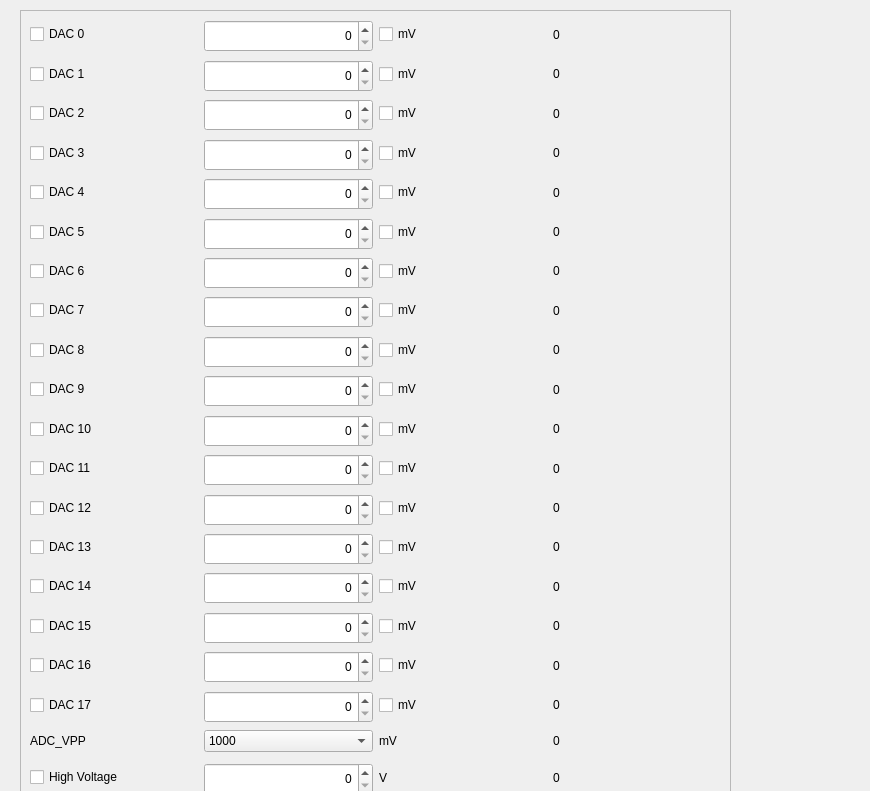
<?xml version="1.0" encoding="UTF-8"?>
<ui version="4.0">
 <class>Form</class>
 <widget class="QWidget" name="Form">
  <property name="geometry">
   <rect>
    <x>0</x>
    <y>0</y>
    <width>870</width>
    <height>791</height>
   </rect>
  </property>
  <property name="minimumSize">
   <size>
    <width>870</width>
    <height>791</height>
   </size>
  </property>
  <property name="maximumSize">
   <size>
    <width>2000</width>
    <height>2000</height>
   </size>
  </property>
  <property name="baseSize">
   <size>
    <width>711</width>
    <height>791</height>
   </size>
  </property>
  <property name="windowTitle">
   <string>Form</string>
  </property>
  <widget class="QFrame" name="frame_2">
   <property name="geometry">
    <rect>
     <x>20</x>
     <y>10</y>
     <width>711</width>
     <height>791</height>
    </rect>
   </property>
   <property name="minimumSize">
    <size>
     <width>711</width>
     <height>791</height>
    </size>
   </property>
   <property name="maximumSize">
    <size>
     <width>1000</width>
     <height>1000</height>
    </size>
   </property>
   <property name="frameShape">
    <enum>QFrame::StyledPanel</enum>
   </property>
   <property name="frameShadow">
    <enum>QFrame::Sunken</enum>
   </property>
   <layout class="QGridLayout" name="gridLayout_13">
    <property name="verticalSpacing">
     <number>11</number>
    </property>
    <item row="1" column="0">
     <widget class="QCheckBox" name="checkBoxDAC1">
      <property name="acceptDrops">
       <bool>false</bool>
      </property>
      <property name="toolTip">
       <string>Unchecking will set DAC in tristate (sends -100).&lt;br&gt;
Checking sends nothing to DAC</string>
      </property>
      <property name="text">
       <string>DAC 1</string>
      </property>
     </widget>
    </item>
    <item row="14" column="2">
     <widget class="QCheckBox" name="checkBoxDAC14mV">
      <property name="toolTip">
       <string>Checking or unchecking this will only get DAC values on the right (with this condition).&lt;br&gt;
Only pressing enter on spinbox will set DAC (with this condition).</string>
      </property>
      <property name="text">
       <string>mV</string>
      </property>
     </widget>
    </item>
    <item row="7" column="0">
     <widget class="QCheckBox" name="checkBoxDAC7">
      <property name="acceptDrops">
       <bool>false</bool>
      </property>
      <property name="toolTip">
       <string>Unchecking will set DAC in tristate (sends -100).&lt;br&gt;
Checking sends nothing to DAC</string>
      </property>
      <property name="text">
       <string>DAC 7</string>
      </property>
     </widget>
    </item>
    <item row="8" column="0">
     <widget class="QCheckBox" name="checkBoxDAC8">
      <property name="acceptDrops">
       <bool>false</bool>
      </property>
      <property name="toolTip">
       <string>Unchecking will set DAC in tristate (sends -100).&lt;br&gt;
Checking sends nothing to DAC</string>
      </property>
      <property name="text">
       <string>DAC 8</string>
      </property>
     </widget>
    </item>
    <item row="11" column="2">
     <widget class="QCheckBox" name="checkBoxDAC11mV">
      <property name="toolTip">
       <string>Checking or unchecking this will only get DAC values on the right (with this condition).&lt;br&gt;
Only pressing enter on spinbox will set DAC (with this condition).</string>
      </property>
      <property name="text">
       <string>mV</string>
      </property>
     </widget>
    </item>
    <item row="6" column="2">
     <widget class="QCheckBox" name="checkBoxDAC6mV">
      <property name="toolTip">
       <string>Checking or unchecking this will only get DAC values on the right (with this condition).&lt;br&gt;
Only pressing enter on spinbox will set DAC (with this condition).</string>
      </property>
      <property name="text">
       <string>mV</string>
      </property>
     </widget>
    </item>
    <item row="15" column="0">
     <widget class="QCheckBox" name="checkBoxDAC15">
      <property name="acceptDrops">
       <bool>false</bool>
      </property>
      <property name="toolTip">
       <string>Unchecking will set DAC in tristate (sends -100).&lt;br&gt;
Checking sends nothing to DAC</string>
      </property>
      <property name="text">
       <string>DAC 15</string>
      </property>
     </widget>
    </item>
    <item row="2" column="0">
     <widget class="QCheckBox" name="checkBoxDAC2">
      <property name="acceptDrops">
       <bool>false</bool>
      </property>
      <property name="toolTip">
       <string>Unchecking will set DAC in tristate (sends -100).&lt;br&gt;
Checking sends nothing to DAC</string>
      </property>
      <property name="text">
       <string>DAC 2</string>
      </property>
     </widget>
    </item>
    <item row="12" column="2">
     <widget class="QCheckBox" name="checkBoxDAC12mV">
      <property name="toolTip">
       <string>Checking or unchecking this will only get DAC values on the right (with this condition).&lt;br&gt;
Only pressing enter on spinbox will set DAC (with this condition).</string>
      </property>
      <property name="text">
       <string>mV</string>
      </property>
     </widget>
    </item>
    <item row="10" column="3">
     <widget class="QLabel" name="labelDAC10">
      <property name="text">
       <string>0</string>
      </property>
     </widget>
    </item>
    <item row="7" column="2">
     <widget class="QCheckBox" name="checkBoxDAC7mV">
      <property name="toolTip">
       <string>Checking or unchecking this will only get DAC values on the right (with this condition).&lt;br&gt;
Only pressing enter on spinbox will set DAC (with this condition).</string>
      </property>
      <property name="text">
       <string>mV</string>
      </property>
     </widget>
    </item>
    <item row="6" column="1">
     <widget class="QSpinBox" name="spinBoxDAC6">
      <property name="minimumSize">
       <size>
        <width>0</width>
        <height>32</height>
       </size>
      </property>
      <property name="maximumSize">
       <size>
        <width>16777215</width>
        <height>32</height>
       </size>
      </property>
      <property name="toolTip">
       <string>Only accepts value range (0 - 4096). Only modifying this or pressing enter will set DAC.</string>
      </property>
      <property name="alignment">
       <set>Qt::AlignRight|Qt::AlignTrailing|Qt::AlignVCenter</set>
      </property>
      <property name="maximum">
       <number>4096</number>
      </property>
     </widget>
    </item>
    <item row="19" column="3">
     <widget class="QLabel" name="labelHighVoltage">
      <property name="text">
       <string>0</string>
      </property>
     </widget>
    </item>
    <item row="11" column="1">
     <widget class="QSpinBox" name="spinBoxDAC11">
      <property name="minimumSize">
       <size>
        <width>0</width>
        <height>32</height>
       </size>
      </property>
      <property name="maximumSize">
       <size>
        <width>16777215</width>
        <height>32</height>
       </size>
      </property>
      <property name="toolTip">
       <string>Only accepts value range (0 - 4096). Only modifying this or pressing enter will set DAC.</string>
      </property>
      <property name="alignment">
       <set>Qt::AlignRight|Qt::AlignTrailing|Qt::AlignVCenter</set>
      </property>
      <property name="maximum">
       <number>4096</number>
      </property>
     </widget>
    </item>
    <item row="14" column="0">
     <widget class="QCheckBox" name="checkBoxDAC14">
      <property name="acceptDrops">
       <bool>false</bool>
      </property>
      <property name="toolTip">
       <string>Unchecking will set DAC in tristate (sends -100).&lt;br&gt;
Checking sends nothing to DAC</string>
      </property>
      <property name="text">
       <string>DAC 14</string>
      </property>
     </widget>
    </item>
    <item row="5" column="3">
     <widget class="QLabel" name="labelDAC5">
      <property name="text">
       <string>0</string>
      </property>
     </widget>
    </item>
    <item row="11" column="3">
     <widget class="QLabel" name="labelDAC11">
      <property name="text">
       <string>0</string>
      </property>
     </widget>
    </item>
    <item row="17" column="3">
     <widget class="QLabel" name="labelDAC17">
      <property name="text">
       <string>0</string>
      </property>
     </widget>
    </item>
    <item row="3" column="3">
     <widget class="QLabel" name="labelDAC3">
      <property name="text">
       <string>0</string>
      </property>
     </widget>
    </item>
    <item row="16" column="0">
     <widget class="QCheckBox" name="checkBoxDAC16">
      <property name="acceptDrops">
       <bool>false</bool>
      </property>
      <property name="toolTip">
       <string>Unchecking will set DAC in tristate (sends -100).&lt;br&gt;
Checking sends nothing to DAC</string>
      </property>
      <property name="text">
       <string>DAC 16</string>
      </property>
     </widget>
    </item>
    <item row="0" column="0">
     <widget class="QCheckBox" name="checkBoxDAC0">
      <property name="acceptDrops">
       <bool>false</bool>
      </property>
      <property name="toolTip">
       <string>Unchecking will set DAC in tristate (sends -100).&lt;br&gt;
Checking sends nothing to DAC</string>
      </property>
      <property name="text">
       <string>DAC 0</string>
      </property>
     </widget>
    </item>
    <item row="4" column="2">
     <widget class="QCheckBox" name="checkBoxDAC4mV">
      <property name="toolTip">
       <string>Checking or unchecking this will only get DAC values on the right (with this condition).&lt;br&gt;
Only pressing enter on spinbox will set DAC (with this condition).</string>
      </property>
      <property name="text">
       <string>mV</string>
      </property>
     </widget>
    </item>
    <item row="9" column="2">
     <widget class="QCheckBox" name="checkBoxDAC9mV">
      <property name="toolTip">
       <string>Checking or unchecking this will only get DAC values on the right (with this condition).&lt;br&gt;
Only pressing enter on spinbox will set DAC (with this condition).</string>
      </property>
      <property name="text">
       <string>mV</string>
      </property>
     </widget>
    </item>
    <item row="16" column="3">
     <widget class="QLabel" name="labelDAC16">
      <property name="text">
       <string>0</string>
      </property>
     </widget>
    </item>
    <item row="6" column="0">
     <widget class="QCheckBox" name="checkBoxDAC6">
      <property name="acceptDrops">
       <bool>false</bool>
      </property>
      <property name="toolTip">
       <string>Unchecking will set DAC in tristate (sends -100).&lt;br&gt;
Checking sends nothing to DAC</string>
      </property>
      <property name="text">
       <string>DAC 6</string>
      </property>
     </widget>
    </item>
    <item row="0" column="1">
     <widget class="QSpinBox" name="spinBoxDAC0">
      <property name="minimumSize">
       <size>
        <width>0</width>
        <height>32</height>
       </size>
      </property>
      <property name="maximumSize">
       <size>
        <width>16777215</width>
        <height>32</height>
       </size>
      </property>
      <property name="toolTip">
       <string>Only accepts value range (0 - 4096). Only modifying this or pressing enter will set DAC.</string>
      </property>
      <property name="alignment">
       <set>Qt::AlignRight|Qt::AlignTrailing|Qt::AlignVCenter</set>
      </property>
      <property name="minimum">
       <number>0</number>
      </property>
      <property name="maximum">
       <number>4096</number>
      </property>
     </widget>
    </item>
    <item row="9" column="0">
     <widget class="QCheckBox" name="checkBoxDAC9">
      <property name="acceptDrops">
       <bool>false</bool>
      </property>
      <property name="toolTip">
       <string>Unchecking will set DAC in tristate (sends -100).&lt;br&gt;
Checking sends nothing to DAC</string>
      </property>
      <property name="text">
       <string>DAC 9</string>
      </property>
     </widget>
    </item>
    <item row="14" column="3">
     <widget class="QLabel" name="labelDAC14">
      <property name="text">
       <string>0</string>
      </property>
     </widget>
    </item>
    <item row="18" column="2">
     <widget class="QLabel" name="label_124">
      <property name="text">
       <string>mV</string>
      </property>
     </widget>
    </item>
    <item row="10" column="2">
     <widget class="QCheckBox" name="checkBoxDAC10mV">
      <property name="toolTip">
       <string>Checking or unchecking this will only get DAC values on the right (with this condition).&lt;br&gt;
Only pressing enter on spinbox will set DAC (with this condition).</string>
      </property>
      <property name="text">
       <string>mV</string>
      </property>
     </widget>
    </item>
    <item row="12" column="3">
     <widget class="QLabel" name="labelDAC12">
      <property name="text">
       <string>0</string>
      </property>
     </widget>
    </item>
    <item row="16" column="2">
     <widget class="QCheckBox" name="checkBoxDAC16mV">
      <property name="toolTip">
       <string>Checking or unchecking this will only get DAC values on the right (with this condition).&lt;br&gt;
Only pressing enter on spinbox will set DAC (with this condition).</string>
      </property>
      <property name="text">
       <string>mV</string>
      </property>
     </widget>
    </item>
    <item row="7" column="1">
     <widget class="QSpinBox" name="spinBoxDAC7">
      <property name="minimumSize">
       <size>
        <width>0</width>
        <height>32</height>
       </size>
      </property>
      <property name="maximumSize">
       <size>
        <width>16777215</width>
        <height>32</height>
       </size>
      </property>
      <property name="toolTip">
       <string>Only accepts value range (0 - 4096). Only modifying this or pressing enter will set DAC.</string>
      </property>
      <property name="alignment">
       <set>Qt::AlignRight|Qt::AlignTrailing|Qt::AlignVCenter</set>
      </property>
      <property name="maximum">
       <number>4096</number>
      </property>
     </widget>
    </item>
    <item row="19" column="2">
     <widget class="QLabel" name="label_126">
      <property name="text">
       <string>V</string>
      </property>
     </widget>
    </item>
    <item row="7" column="3">
     <widget class="QLabel" name="labelDAC7">
      <property name="text">
       <string>0</string>
      </property>
     </widget>
    </item>
    <item row="3" column="2">
     <widget class="QCheckBox" name="checkBoxDAC3mV">
      <property name="toolTip">
       <string>Checking or unchecking this will only get DAC values on the right (with this condition).&lt;br&gt;
Only pressing enter on spinbox will set DAC (with this condition).</string>
      </property>
      <property name="text">
       <string>mV</string>
      </property>
     </widget>
    </item>
    <item row="5" column="0">
     <widget class="QCheckBox" name="checkBoxDAC5">
      <property name="acceptDrops">
       <bool>false</bool>
      </property>
      <property name="toolTip">
       <string>Unchecking will set DAC in tristate (sends -100).&lt;br&gt;
Checking sends nothing to DAC</string>
      </property>
      <property name="text">
       <string>DAC 5</string>
      </property>
     </widget>
    </item>
    <item row="17" column="1">
     <widget class="QSpinBox" name="spinBoxDAC17">
      <property name="minimumSize">
       <size>
        <width>0</width>
        <height>32</height>
       </size>
      </property>
      <property name="maximumSize">
       <size>
        <width>16777215</width>
        <height>32</height>
       </size>
      </property>
      <property name="toolTip">
       <string>Only accepts value range (0 - 4096). Only modifying this or pressing enter will set DAC.</string>
      </property>
      <property name="alignment">
       <set>Qt::AlignRight|Qt::AlignTrailing|Qt::AlignVCenter</set>
      </property>
      <property name="maximum">
       <number>4096</number>
      </property>
     </widget>
    </item>
    <item row="13" column="0">
     <widget class="QCheckBox" name="checkBoxDAC13">
      <property name="acceptDrops">
       <bool>false</bool>
      </property>
      <property name="toolTip">
       <string>Unchecking will set DAC in tristate (sends -100).&lt;br&gt;
Checking sends nothing to DAC</string>
      </property>
      <property name="text">
       <string>DAC 13</string>
      </property>
     </widget>
    </item>
    <item row="13" column="3">
     <widget class="QLabel" name="labelDAC13">
      <property name="text">
       <string>0</string>
      </property>
     </widget>
    </item>
    <item row="18" column="3">
     <widget class="QLabel" name="labelADCVpp">
      <property name="text">
       <string>0</string>
      </property>
     </widget>
    </item>
    <item row="16" column="1">
     <widget class="QSpinBox" name="spinBoxDAC16">
      <property name="minimumSize">
       <size>
        <width>0</width>
        <height>32</height>
       </size>
      </property>
      <property name="maximumSize">
       <size>
        <width>16777215</width>
        <height>32</height>
       </size>
      </property>
      <property name="toolTip">
       <string>Only accepts value range (0 - 4096). Only modifying this or pressing enter will set DAC.</string>
      </property>
      <property name="alignment">
       <set>Qt::AlignRight|Qt::AlignTrailing|Qt::AlignVCenter</set>
      </property>
      <property name="maximum">
       <number>4096</number>
      </property>
     </widget>
    </item>
    <item row="17" column="0">
     <widget class="QCheckBox" name="checkBoxDAC17">
      <property name="acceptDrops">
       <bool>false</bool>
      </property>
      <property name="toolTip">
       <string>Unchecking will set DAC in tristate (sends -100).&lt;br&gt;
Checking sends nothing to DAC</string>
      </property>
      <property name="text">
       <string>DAC 17</string>
      </property>
     </widget>
    </item>
    <item row="15" column="3">
     <widget class="QLabel" name="labelDAC15">
      <property name="text">
       <string>0</string>
      </property>
     </widget>
    </item>
    <item row="19" column="0">
     <widget class="QCheckBox" name="checkBoxHighVoltage">
      <property name="text">
       <string>High Voltage</string>
      </property>
     </widget>
    </item>
    <item row="18" column="1">
     <widget class="QComboBox" name="comboBoxADCVpp">
      <property name="layoutDirection">
       <enum>Qt::LeftToRight</enum>
      </property>
      <item>
       <property name="text">
        <string>1000</string>
       </property>
      </item>
      <item>
       <property name="text">
        <string>1140</string>
       </property>
      </item>
      <item>
       <property name="text">
        <string>1330</string>
       </property>
      </item>
      <item>
       <property name="text">
        <string>1600</string>
       </property>
      </item>
      <item>
       <property name="text">
        <string>2000</string>
       </property>
      </item>
     </widget>
    </item>
    <item row="4" column="3">
     <widget class="QLabel" name="labelDAC4">
      <property name="text">
       <string>0</string>
      </property>
     </widget>
    </item>
    <item row="12" column="1">
     <widget class="QSpinBox" name="spinBoxDAC12">
      <property name="minimumSize">
       <size>
        <width>0</width>
        <height>32</height>
       </size>
      </property>
      <property name="maximumSize">
       <size>
        <width>16777215</width>
        <height>32</height>
       </size>
      </property>
      <property name="toolTip">
       <string>Only accepts value range (0 - 4096). Only modifying this or pressing enter will set DAC.</string>
      </property>
      <property name="alignment">
       <set>Qt::AlignRight|Qt::AlignTrailing|Qt::AlignVCenter</set>
      </property>
      <property name="maximum">
       <number>4096</number>
      </property>
     </widget>
    </item>
    <item row="3" column="1">
     <widget class="QSpinBox" name="spinBoxDAC3">
      <property name="minimumSize">
       <size>
        <width>0</width>
        <height>32</height>
       </size>
      </property>
      <property name="maximumSize">
       <size>
        <width>16777215</width>
        <height>32</height>
       </size>
      </property>
      <property name="toolTip">
       <string>Only accepts value range (0 - 4096). Only modifying this or pressing enter will set DAC.</string>
      </property>
      <property name="alignment">
       <set>Qt::AlignRight|Qt::AlignTrailing|Qt::AlignVCenter</set>
      </property>
      <property name="maximum">
       <number>4096</number>
      </property>
     </widget>
    </item>
    <item row="0" column="2">
     <widget class="QCheckBox" name="checkBoxDAC0mV">
      <property name="toolTip">
       <string>Checking or unchecking this will only get DAC values on the right (with this condition).&lt;br&gt;
Only pressing enter on spinbox will set DAC (with this condition).</string>
      </property>
      <property name="text">
       <string>mV</string>
      </property>
     </widget>
    </item>
    <item row="17" column="2">
     <widget class="QCheckBox" name="checkBoxDAC17mV">
      <property name="toolTip">
       <string>Checking or unchecking this will only get DAC values on the right (with this condition).&lt;br&gt;
Only pressing enter on spinbox will set DAC (with this condition).</string>
      </property>
      <property name="text">
       <string>mV</string>
      </property>
     </widget>
    </item>
    <item row="1" column="2">
     <widget class="QCheckBox" name="checkBoxDAC1mV">
      <property name="toolTip">
       <string>Checking or unchecking this will only get DAC values on the right (with this condition).&lt;br&gt;
Only pressing enter on spinbox will set DAC (with this condition).</string>
      </property>
      <property name="text">
       <string>mV</string>
      </property>
     </widget>
    </item>
    <item row="4" column="1">
     <widget class="QSpinBox" name="spinBoxDAC4">
      <property name="minimumSize">
       <size>
        <width>0</width>
        <height>32</height>
       </size>
      </property>
      <property name="maximumSize">
       <size>
        <width>16777215</width>
        <height>32</height>
       </size>
      </property>
      <property name="toolTip">
       <string>Only accepts value range (0 - 4096). Only modifying this or pressing enter will set DAC.</string>
      </property>
      <property name="alignment">
       <set>Qt::AlignRight|Qt::AlignTrailing|Qt::AlignVCenter</set>
      </property>
      <property name="maximum">
       <number>4096</number>
      </property>
     </widget>
    </item>
    <item row="2" column="1">
     <widget class="QSpinBox" name="spinBoxDAC2">
      <property name="minimumSize">
       <size>
        <width>0</width>
        <height>32</height>
       </size>
      </property>
      <property name="maximumSize">
       <size>
        <width>16777215</width>
        <height>32</height>
       </size>
      </property>
      <property name="toolTip">
       <string>Only accepts value range (0 - 4096). Only modifying this or pressing enter will set DAC.</string>
      </property>
      <property name="alignment">
       <set>Qt::AlignRight|Qt::AlignTrailing|Qt::AlignVCenter</set>
      </property>
      <property name="maximum">
       <number>4096</number>
      </property>
     </widget>
    </item>
    <item row="13" column="1">
     <widget class="QSpinBox" name="spinBoxDAC13">
      <property name="minimumSize">
       <size>
        <width>0</width>
        <height>32</height>
       </size>
      </property>
      <property name="maximumSize">
       <size>
        <width>16777215</width>
        <height>32</height>
       </size>
      </property>
      <property name="toolTip">
       <string>Only accepts value range (0 - 4096). Only modifying this or pressing enter will set DAC.</string>
      </property>
      <property name="alignment">
       <set>Qt::AlignRight|Qt::AlignTrailing|Qt::AlignVCenter</set>
      </property>
      <property name="maximum">
       <number>4096</number>
      </property>
     </widget>
    </item>
    <item row="18" column="0">
     <widget class="QLabel" name="labelADCVppDacName">
      <property name="text">
       <string>ADC_VPP</string>
      </property>
     </widget>
    </item>
    <item row="11" column="0">
     <widget class="QCheckBox" name="checkBoxDAC11">
      <property name="acceptDrops">
       <bool>false</bool>
      </property>
      <property name="toolTip">
       <string>Unchecking will set DAC in tristate (sends -100).&lt;br&gt;
Checking sends nothing to DAC</string>
      </property>
      <property name="text">
       <string>DAC 11</string>
      </property>
     </widget>
    </item>
    <item row="13" column="2">
     <widget class="QCheckBox" name="checkBoxDAC13mV">
      <property name="toolTip">
       <string>Checking or unchecking this will only get DAC values on the right (with this condition).&lt;br&gt;
Only pressing enter on spinbox will set DAC (with this condition).</string>
      </property>
      <property name="text">
       <string>mV</string>
      </property>
     </widget>
    </item>
    <item row="8" column="2">
     <widget class="QCheckBox" name="checkBoxDAC8mV">
      <property name="toolTip">
       <string>Checking or unchecking this will only get DAC values on the right (with this condition).&lt;br&gt;
Only pressing enter on spinbox will set DAC (with this condition).</string>
      </property>
      <property name="text">
       <string>mV</string>
      </property>
     </widget>
    </item>
    <item row="5" column="1">
     <widget class="QSpinBox" name="spinBoxDAC5">
      <property name="minimumSize">
       <size>
        <width>0</width>
        <height>32</height>
       </size>
      </property>
      <property name="maximumSize">
       <size>
        <width>16777215</width>
        <height>32</height>
       </size>
      </property>
      <property name="toolTip">
       <string>Only accepts value range (0 - 4096). Only modifying this or pressing enter will set DAC.</string>
      </property>
      <property name="alignment">
       <set>Qt::AlignRight|Qt::AlignTrailing|Qt::AlignVCenter</set>
      </property>
      <property name="maximum">
       <number>4096</number>
      </property>
     </widget>
    </item>
    <item row="1" column="1">
     <widget class="QSpinBox" name="spinBoxDAC1">
      <property name="minimumSize">
       <size>
        <width>0</width>
        <height>32</height>
       </size>
      </property>
      <property name="maximumSize">
       <size>
        <width>16777215</width>
        <height>32</height>
       </size>
      </property>
      <property name="toolTip">
       <string>Only accepts value range (0 - 4096). Only modifying this or pressing enter will set DAC.</string>
      </property>
      <property name="alignment">
       <set>Qt::AlignRight|Qt::AlignTrailing|Qt::AlignVCenter</set>
      </property>
      <property name="maximum">
       <number>4096</number>
      </property>
     </widget>
    </item>
    <item row="10" column="1">
     <widget class="QSpinBox" name="spinBoxDAC10">
      <property name="minimumSize">
       <size>
        <width>0</width>
        <height>32</height>
       </size>
      </property>
      <property name="maximumSize">
       <size>
        <width>16777215</width>
        <height>32</height>
       </size>
      </property>
      <property name="toolTip">
       <string>Only accepts value range (0 - 4096). Only modifying this or pressing enter will set DAC.</string>
      </property>
      <property name="alignment">
       <set>Qt::AlignRight|Qt::AlignTrailing|Qt::AlignVCenter</set>
      </property>
      <property name="maximum">
       <number>4096</number>
      </property>
     </widget>
    </item>
    <item row="1" column="3">
     <widget class="QLabel" name="labelDAC1">
      <property name="text">
       <string>0</string>
      </property>
     </widget>
    </item>
    <item row="2" column="3">
     <widget class="QLabel" name="labelDAC2">
      <property name="text">
       <string>0</string>
      </property>
     </widget>
    </item>
    <item row="14" column="1">
     <widget class="QSpinBox" name="spinBoxDAC14">
      <property name="minimumSize">
       <size>
        <width>0</width>
        <height>32</height>
       </size>
      </property>
      <property name="maximumSize">
       <size>
        <width>16777215</width>
        <height>32</height>
       </size>
      </property>
      <property name="toolTip">
       <string>Only accepts value range (0 - 4096). Only modifying this or pressing enter will set DAC.</string>
      </property>
      <property name="alignment">
       <set>Qt::AlignRight|Qt::AlignTrailing|Qt::AlignVCenter</set>
      </property>
      <property name="maximum">
       <number>4096</number>
      </property>
     </widget>
    </item>
    <item row="2" column="2">
     <widget class="QCheckBox" name="checkBoxDAC2mV">
      <property name="toolTip">
       <string>Checking or unchecking this will only get DAC values on the right (with this condition).&lt;br&gt;
Only pressing enter on spinbox will set DAC (with this condition).</string>
      </property>
      <property name="text">
       <string>mV</string>
      </property>
     </widget>
    </item>
    <item row="6" column="3">
     <widget class="QLabel" name="labelDAC6">
      <property name="text">
       <string>0</string>
      </property>
     </widget>
    </item>
    <item row="19" column="1">
     <widget class="QSpinBox" name="spinBoxHighVoltage">
      <property name="minimumSize">
       <size>
        <width>0</width>
        <height>32</height>
       </size>
      </property>
      <property name="maximumSize">
       <size>
        <width>16777215</width>
        <height>32</height>
       </size>
      </property>
      <property name="toolTip">
       <string>Only enter values between 60-200</string>
      </property>
      <property name="alignment">
       <set>Qt::AlignRight|Qt::AlignTrailing|Qt::AlignVCenter</set>
      </property>
      <property name="maximum">
       <number>200</number>
      </property>
     </widget>
    </item>
    <item row="3" column="0">
     <widget class="QCheckBox" name="checkBoxDAC3">
      <property name="acceptDrops">
       <bool>false</bool>
      </property>
      <property name="toolTip">
       <string>Unchecking will set DAC in tristate (sends -100).&lt;br&gt;
Checking sends nothing to DAC</string>
      </property>
      <property name="text">
       <string>DAC 3</string>
      </property>
     </widget>
    </item>
    <item row="9" column="3">
     <widget class="QLabel" name="labelDAC9">
      <property name="text">
       <string>0</string>
      </property>
     </widget>
    </item>
    <item row="9" column="1">
     <widget class="QSpinBox" name="spinBoxDAC9">
      <property name="minimumSize">
       <size>
        <width>0</width>
        <height>32</height>
       </size>
      </property>
      <property name="maximumSize">
       <size>
        <width>16777215</width>
        <height>32</height>
       </size>
      </property>
      <property name="toolTip">
       <string>Only accepts value range (0 - 4096). Only modifying this or pressing enter will set DAC.</string>
      </property>
      <property name="alignment">
       <set>Qt::AlignRight|Qt::AlignTrailing|Qt::AlignVCenter</set>
      </property>
      <property name="maximum">
       <number>4096</number>
      </property>
     </widget>
    </item>
    <item row="5" column="2">
     <widget class="QCheckBox" name="checkBoxDAC5mV">
      <property name="toolTip">
       <string>Checking or unchecking this will only get DAC values on the right (with this condition).&lt;br&gt;
Only pressing enter on spinbox will set DAC (with this condition).</string>
      </property>
      <property name="text">
       <string>mV</string>
      </property>
     </widget>
    </item>
    <item row="10" column="0">
     <widget class="QCheckBox" name="checkBoxDAC10">
      <property name="acceptDrops">
       <bool>false</bool>
      </property>
      <property name="toolTip">
       <string>Unchecking will set DAC in tristate (sends -100).&lt;br&gt;
Checking sends nothing to DAC</string>
      </property>
      <property name="text">
       <string>DAC 10</string>
      </property>
     </widget>
    </item>
    <item row="8" column="3">
     <widget class="QLabel" name="labelDAC8">
      <property name="text">
       <string>0</string>
      </property>
     </widget>
    </item>
    <item row="15" column="1">
     <widget class="QSpinBox" name="spinBoxDAC15">
      <property name="minimumSize">
       <size>
        <width>0</width>
        <height>32</height>
       </size>
      </property>
      <property name="maximumSize">
       <size>
        <width>16777215</width>
        <height>32</height>
       </size>
      </property>
      <property name="toolTip">
       <string>Only accepts value range (0 - 4096). Only modifying this or pressing enter will set DAC.</string>
      </property>
      <property name="alignment">
       <set>Qt::AlignRight|Qt::AlignTrailing|Qt::AlignVCenter</set>
      </property>
      <property name="maximum">
       <number>4096</number>
      </property>
     </widget>
    </item>
    <item row="4" column="0">
     <widget class="QCheckBox" name="checkBoxDAC4">
      <property name="acceptDrops">
       <bool>false</bool>
      </property>
      <property name="toolTip">
       <string>Unchecking will set DAC in tristate (sends -100).&lt;br&gt;
Checking sends nothing to DAC</string>
      </property>
      <property name="text">
       <string>DAC 4</string>
      </property>
     </widget>
    </item>
    <item row="8" column="1">
     <widget class="QSpinBox" name="spinBoxDAC8">
      <property name="minimumSize">
       <size>
        <width>0</width>
        <height>32</height>
       </size>
      </property>
      <property name="maximumSize">
       <size>
        <width>16777215</width>
        <height>32</height>
       </size>
      </property>
      <property name="toolTip">
       <string>Only accepts value range (0 - 4096). Only modifying this or pressing enter will set DAC.</string>
      </property>
      <property name="alignment">
       <set>Qt::AlignRight|Qt::AlignTrailing|Qt::AlignVCenter</set>
      </property>
      <property name="maximum">
       <number>4096</number>
      </property>
     </widget>
    </item>
    <item row="15" column="2">
     <widget class="QCheckBox" name="checkBoxDAC15mV">
      <property name="toolTip">
       <string>Checking or unchecking this will only get DAC values on the right (with this condition).&lt;br&gt;
Only pressing enter on spinbox will set DAC (with this condition).</string>
      </property>
      <property name="text">
       <string>mV</string>
      </property>
     </widget>
    </item>
    <item row="12" column="0">
     <widget class="QCheckBox" name="checkBoxDAC12">
      <property name="acceptDrops">
       <bool>false</bool>
      </property>
      <property name="toolTip">
       <string>Unchecking will set DAC in tristate (sends -100).&lt;br&gt;
Checking sends nothing to DAC</string>
      </property>
      <property name="text">
       <string>DAC 12</string>
      </property>
     </widget>
    </item>
    <item row="0" column="3">
     <widget class="QLabel" name="labelDAC0">
      <property name="text">
       <string>0</string>
      </property>
     </widget>
    </item>
   </layout>
  </widget>
 </widget>
 <resources/>
 <connections/>
</ui>
